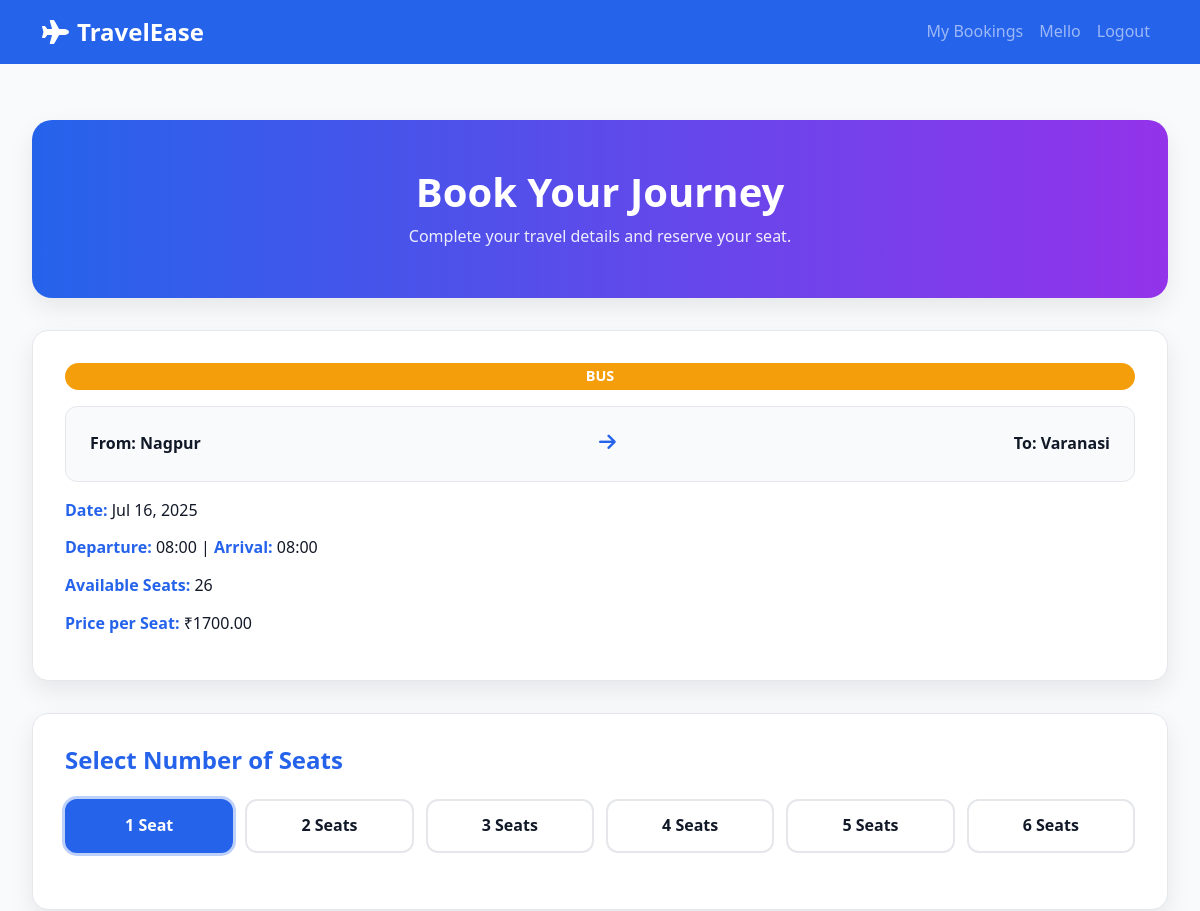
Before: /bookings/travel/3/book/ (signed in, upper part) with the older database file.
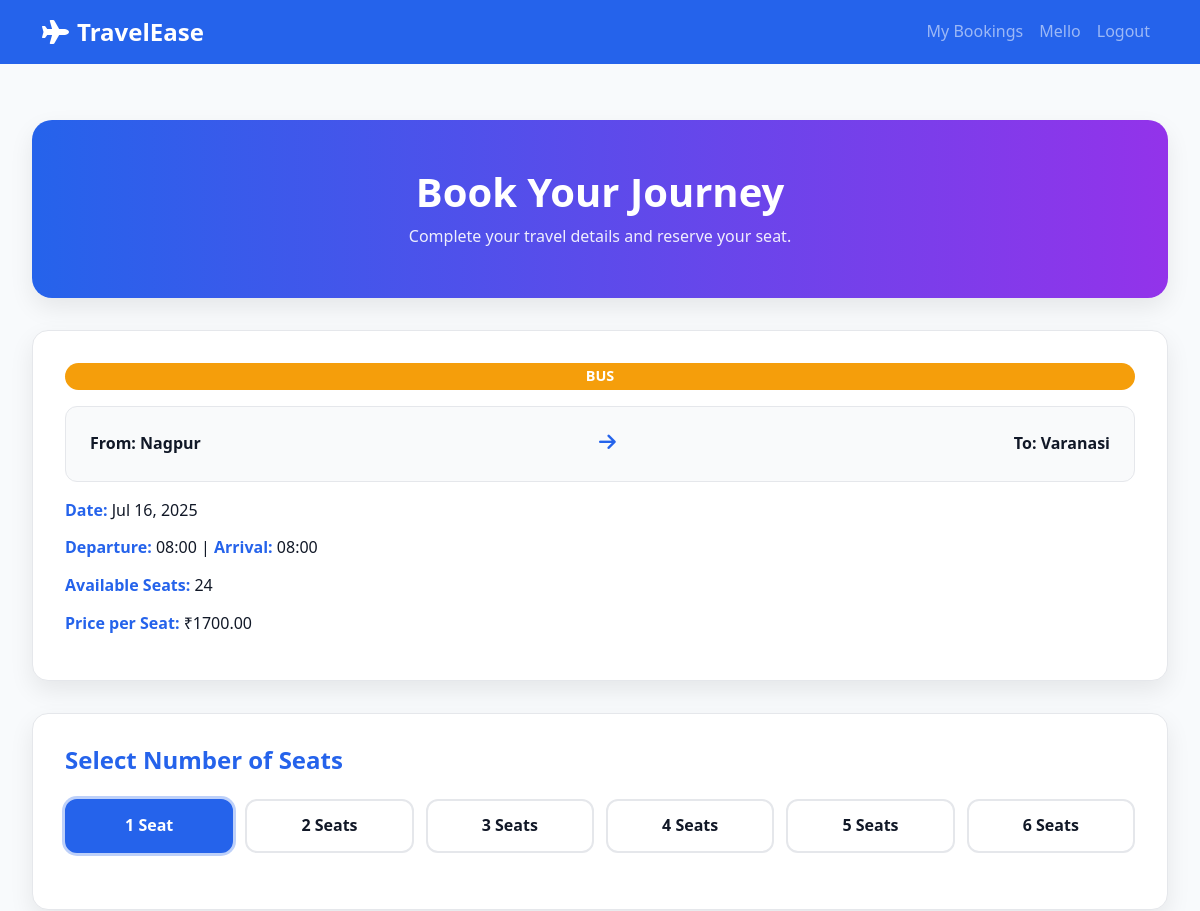
After: the same page with the newer database file.
### bookings/models.py (models this page shows, shortened)
class TravelOption(models.Model):
    TYPE_CHOICES = [
        ('flight', 'Flight'),
        ('train', 'Train'),
        ('bus', 'Bus'),
    ]
    travel_id = models.CharField(max_length=20, unique=True)
    type = models.CharField(max_length=6, choices=TYPE_CHOICES)
    source = models.CharField(max_length=100)
    destination = models.CharField(max_length=100)
    departure_datetime = models.DateTimeField()
    price = models.DecimalField(max_digits=8, decimal_places=2)
    available_seats = models.PositiveIntegerField()
    class Meta:
        ordering = ['departure_datetime']

### bookings/views.py (the view, shortened to what this page needs)
# urls.py: path('travel/<int:pk>/book/', views.BookView.as_view(), name='travel_book'),
class BookView(LoginRequiredMixin, generic.FormView):
    form_class = BookingForm
    template_name = 'bookings/book_travel.html'
    login_url = 'login'
    def get_context_data(self, **kwargs):
        context = super().get_context_data(**kwargs)
        context['travel_option'] = get_object_or_404(TravelOption, pk=self.kwargs['pk'])
        return context

### bookings/templates/bookings/book_travel.html (shortened to what this page needs)
{% extends 'registration/base.html' %}
{% block content %}
<div class="booking-page">
  <div class="container">
    <div class="header">
      <h1>Book Your Journey</h1>
      <p class="mt-2">Complete your travel details and reserve your seat.</p>
    </div>
    <div class="card mb-4">
      <div class="badge">{{ travel_option.get_type_display }}</div>
      <div class="route">
        <span><strong>From:</strong> {{ travel_option.source }}</span>
        <span><i class="fas fa-arrow-right"></i></span>
        <span><strong>To:</strong> {{ travel_option.destination }}</span>
      </div>
      <p><strong>Date:</strong> {{ travel_option.departure_datetime|date:"M d, Y" }}</p>
      <p>
        <strong>Departure:</strong> {{ travel_option.departure_datetime|time:"H:i" }} |
        <strong>Arrival:</strong> {{ travel_option.departure_datetime|time:"H:i" }}
      </p>
      <p><strong>Available Seats:</strong> {{ travel_option.available_seats }}</p>
      <p><strong>Price per Seat:</strong> ₹{{ travel_option.price }}</p>
    </div>
    <form method="post">
      <div class="card mb-4">
        <h4>Select Number of Seats</h4>
        <div class="seat-buttons">
          {% for i in "123456"|make_list %}
            <div class="seat-btn"
                 onclick="selectSeats({{ i }})"
                 data-val="{{ i }}">
              {{ i }} Seat{{ i|pluralize }}
            </div>
          {% endfor %}
        </div>
      </div>
    </form>
  </div>
</div>
{% endblock %}

Changed rows visible on the page:
changed TravelOption "Nagpur": available_seats "26" → "24"
